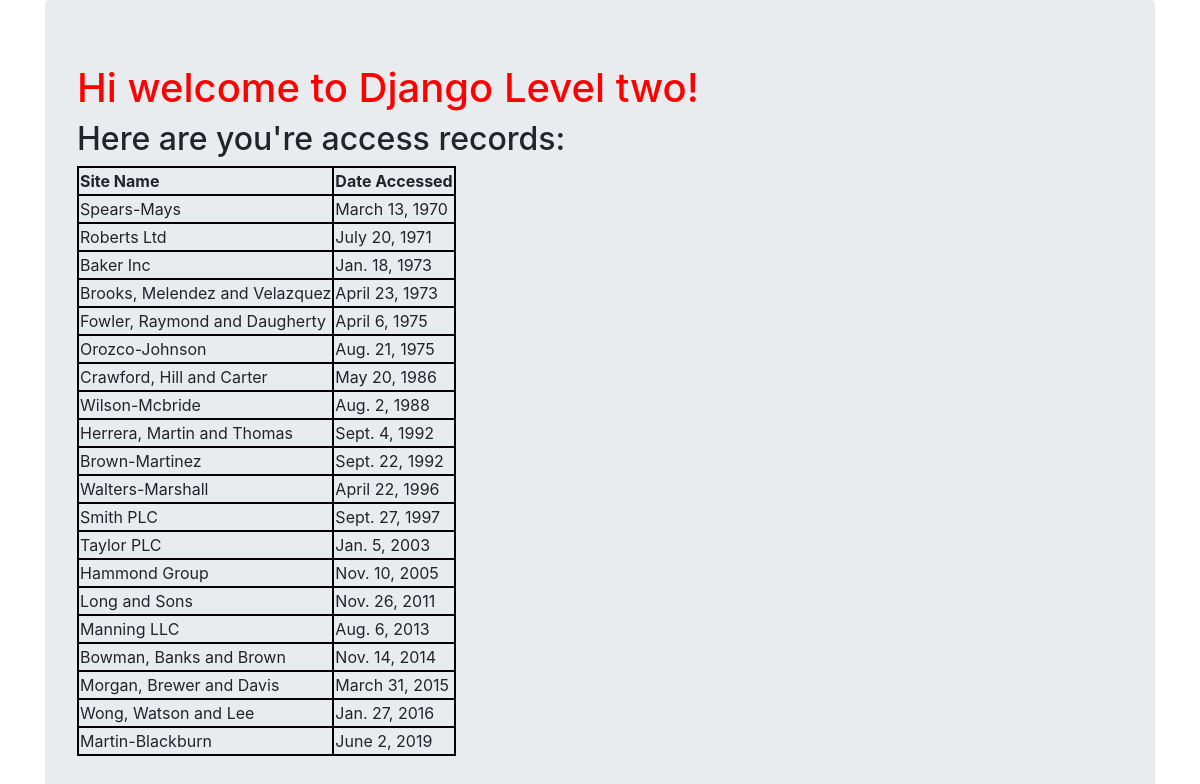
The page / on the database its author committed.
### first_app/models.py (models this page shows, shortened)
class AccessRecord(models.Model):
    name = models.ForeignKey(Webpage, on_delete=models.DO_NOTHING)
    date = models.DateField()

class Webpage(models.Model):
    topic = models.ForeignKey(Topic, on_delete=models.DO_NOTHING)
    name = models.CharField(max_length=264, unique=True)
    url = models.URLField(unique=True)
    def __str__(self):
        return self.name

### first_app/views.py (the view)
# urls.py: path('', views.index, name='index'),
def index(request):
    webpages_list = AccessRecord.objects.order_by('date')
    date_dict = {'access_records': webpages_list}
    return render(request, 'first_app/index.html', context=date_dict)

### templates/first_app/index.html (shortened to what this page needs)
<!DOCTYPE html>
{% load staticfiles %}
<html>
    <head>
        <link rel="stylesheet" href="{% static "css/mystyle.css" %}"/>
        <link rel="stylesheet" href="https://stackpath.bootstrapcdn.com/bootstrap/4.3.1/css/bootstrap.min.css">
    </head>
    <body>
        <div class="container">
            <div class="jumbotron">
                <h1>Hi welcome to Django Level two!</h1>
                <h2>Here are you're access records:</h2>
                <div class="djangtwo">
                    {% if access_records %}
                    <table>
                        <thead>
                            <th>Site Name</th>
                            <th>Date Accessed</th>
                        </thead>
                        {% for acc in access_records %}
                        <tr>
                            <td>{{ acc.name }}</td>
                            <td>{{ acc.date }}</td>
                        </tr>
                        {% endfor %}
                    </table>
                    {% else %}
                    <p>No access Records Found!</p>
                    {% endif %}
                </div>
            </div>
        </div>
    </body>
</html>

### static/css/mystyle.css (style rules this page uses)
h1 { color: red; }
table, th, td { border: 2px solid black }

### rows shown on the page
AccessRecord: name "Spears-Mays", date "March 13, 1970"
AccessRecord: name "Roberts Ltd", date "July 20, 1971"
AccessRecord: name "Baker Inc", date "Jan. 18, 1973"
AccessRecord: name "Brooks, Melendez and Velazquez", date "April 23, 1973"
AccessRecord: name "Fowler, Raymond and Daugherty", date "April 6, 1975"
AccessRecord: name "Orozco-Johnson", date "Aug. 21, 1975"
AccessRecord: name "Crawford, Hill and Carter", date "May 20, 1986"
AccessRecord: name "Wilson-Mcbride", date "Aug. 2, 1988"
AccessRecord: name "Herrera, Martin and Thomas", date "Sept. 4, 1992"
AccessRecord: name "Brown-Martinez", date "Sept. 22, 1992"
AccessRecord: name "Walters-Marshall", date "April 22, 1996"
AccessRecord: name "Smith PLC", date "Sept. 27, 1997"
AccessRecord: name "Taylor PLC", date "Jan. 5, 2003"
AccessRecord: name "Hammond Group", date "Nov. 10, 2005"
AccessRecord: name "Long and Sons", date "Nov. 26, 2011"
AccessRecord: name "Manning LLC", date "Aug. 6, 2013"
AccessRecord: name "Bowman, Banks and Brown", date "Nov. 14, 2014"
AccessRecord: name "Morgan, Brewer and Davis", date "March 31, 2015"
AccessRecord: name "Wong, Watson and Lee", date "Jan. 27, 2016"
AccessRecord: name "Martin-Blackburn", date "June 2, 2019"
